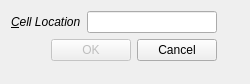
<?xml version="1.0" encoding="UTF-8"?>
<ui version="4.0">
 <class>Dialog</class>
 <widget class="QDialog" name="Dialog">
  <property name="geometry">
   <rect>
    <x>0</x>
    <y>0</y>
    <width>250</width>
    <height>84</height>
   </rect>
  </property>
  <property name="windowTitle">
   <string>Dialog</string>
  </property>
  <layout class="QFormLayout" name="formLayout">
   <item row="0" column="0">
    <layout class="QVBoxLayout" name="verticalLayout">
     <item>
      <layout class="QHBoxLayout" name="horizontalLayout">
       <item>
        <widget class="QLabel" name="label">
         <property name="font">
          <font>
           <weight>50</weight>
           <italic>true</italic>
           <bold>false</bold>
          </font>
         </property>
         <property name="text">
          <string>&amp;Cell Location</string>
         </property>
         <property name="buddy">
          <cstring>lineEdit</cstring>
         </property>
        </widget>
       </item>
       <item>
        <widget class="QLineEdit" name="lineEdit"/>
       </item>
      </layout>
     </item>
     <item>
      <layout class="QHBoxLayout" name="horizontalLayout_2">
       <item>
        <spacer name="horizontalSpacer">
         <property name="orientation">
          <enum>Qt::Horizontal</enum>
         </property>
         <property name="sizeHint" stdset="0">
          <size>
           <width>40</width>
           <height>20</height>
          </size>
         </property>
        </spacer>
       </item>
       <item>
        <widget class="QPushButton" name="pushButton">
         <property name="enabled">
          <bool>false</bool>
         </property>
         <property name="text">
          <string>OK</string>
         </property>
        </widget>
       </item>
       <item>
        <widget class="QPushButton" name="pushButton_2">
         <property name="text">
          <string>Cancel</string>
         </property>
        </widget>
       </item>
      </layout>
     </item>
    </layout>
   </item>
  </layout>
 </widget>
 <layoutdefault spacing="6" margin="11"/>
 <tabstops>
  <tabstop>lineEdit</tabstop>
  <tabstop>pushButton</tabstop>
  <tabstop>pushButton_2</tabstop>
 </tabstops>
 <resources/>
 <connections/>
</ui>
